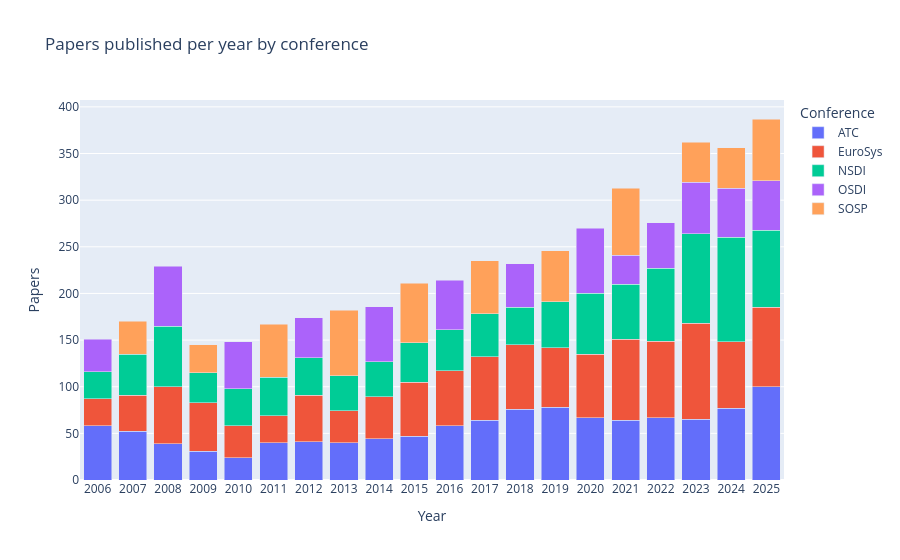

This figure's notebook cell:
### Markdown cell above
## 1 · Papers over time

### Code cell
df = papers_over_time(editions)

fig = px.bar(
    df, x="year", y="paper_count", color="conference",
    barmode="stack",
    title="Papers published per year by conference",
    labels={"paper_count": "Papers", "year": "Year", "conference": "Conference"},
)
fig.update_layout(xaxis=dict(dtick=1), hovermode="x unified")
fig.show()

### Figure 1 — Plotly figure (JSON) as saved in the notebook; plotly's stock layout.template omitted (floating-point values rounded to 4 significant figures)
{"data": [{"hovertemplate": "Conference=ATC<br>Year=%{x}<br>Papers=%{y}<extra></extra>", "legendgroup": "ATC", "marker": {"color": "#636efa", "pattern": {"shape": ""}}, "name": "ATC", "orientation": "v", "showlegend": true, "textposition": "auto", "type": "bar", "x": [2006, 2007, 2008, 2009, 2010, 2011, 2012, 2013, 2014, 2015, 2016, 2017, 2018, 2019, 2020, 2021, 2022, 2023, 2024, 2025], "xaxis": "x", "y": [58, 52, 39, 31, 24, 40, 41, 40, 44, 47, 58, 64, 76, 78, 67, 64, 67, 65, 77, 100], "yaxis": "y"}, {"hovertemplate": "Conference=EuroSys<br>Year=%{x}<br>Papers=%{y}<extra></extra>", "legendgroup": "EuroSys", "marker": {"color": "#EF553B", "pattern": {"shape": ""}}, "name": "EuroSys", "orientation": "v", "showlegend": true, "textposition": "auto", "type": "bar", "x": [2006, 2007, 2008, 2009, 2010, 2011, 2012, 2013, 2014, 2015, 2016, 2017, 2018, 2019, 2020, 2021, 2022, 2023, 2024, 2025], "xaxis": "x", "y": [29, 39, 61, 52, 34, 29, 50, 34, 45, 58, 59, 68, 69, 64, 68, 87, 82, 103, 71, 85], "yaxis": "y"}, {"hovertemplate": "Conference=NSDI<br>Year=%{x}<br>Papers=%{y}<extra></extra>", "legendgroup": "NSDI", "marker": {"color": "#00cc96", "pattern": {"shape": ""}}, "name": "NSDI", "orientation": "v", "showlegend": true, "textposition": "auto", "type": "bar", "x": [2006, 2007, 2008, 2009, 2010, 2011, 2012, 2013, 2014, 2015, 2016, 2017, 2018, 2019, 2020, 2021, 2022, 2023, 2024, 2025], "xaxis": "x", "y": [29, 44, 65, 32, 40, 41, 40, 38, 38, 42, 44, 46, 40, 49, 65, 59, 78, 96, 112, 83], "yaxis": "y"}, {"hovertemplate": "Conference=OSDI<br>Year=%{x}<br>Papers=%{y}<extra></extra>", "legendgroup": "OSDI", "marker": {"color": "#ab63fa", "pattern": {"shape": ""}}, "name": "OSDI", "orientation": "v", "showlegend": true, "textposition": "auto", "type": "bar", "x": [2006, 2008, 2010, 2012, 2014, 2016, 2018, 2020, 2021, 2022, 2023, 2024, 2025], "xaxis": "x", "y": [35, 64, 50, 43, 59, 53, 47, 70, 31, 49, 55, 53, 53], "yaxis": "y"}, {"hovertemplate": "Conference=SOSP<br>Year=%{x}<br>Papers=%{y}<extra></extra>", "legendgroup": "SOSP", "marker": {"color": "#FFA15A", "pattern": {"shape": ""}}, "name": "SOSP", "orientation": "v", "showlegend": true, "textposition": "auto", "type": "bar", "x": [2007, 2009, 2011, 2013, 2015, 2017, 2019, 2021, 2023, 2024, 2025], "xaxis": "x", "y": [35, 30, 57, 70, 64, 57, 55, 72, 43, 43, 66], "yaxis": "y"}], "layout": {"barmode": "stack", "hovermode": "x unified", "legend": {"title": {"text": "Conference"}, "tracegroupgap": 0}, "title": {"text": "Papers published per year by conference"}, "xaxis": {"anchor": "y", "domain": [0, 1], "dtick": 1, "title": {"text": "Year"}}, "yaxis": {"anchor": "x", "domain": [0, 1], "title": {"text": "Papers"}}}}
